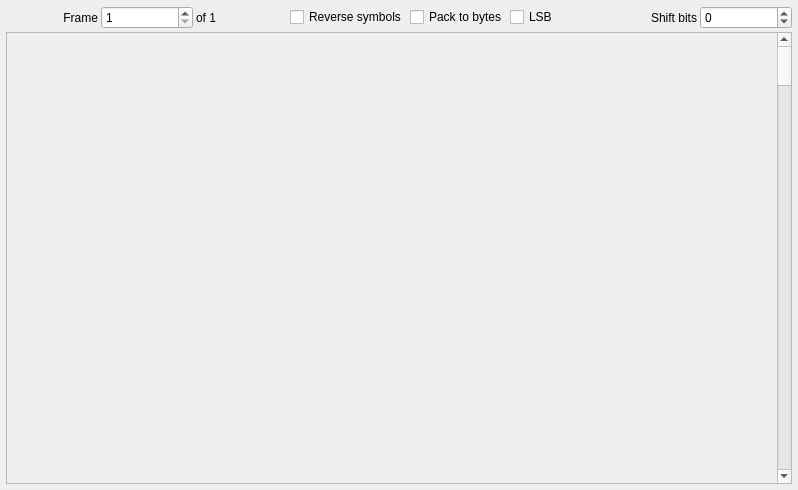
<?xml version="1.0" encoding="UTF-8"?>
<ui version="4.0">
 <class>HexTap</class>
 <widget class="QWidget" name="HexTap">
  <property name="geometry">
   <rect>
    <x>0</x>
    <y>0</y>
    <width>798</width>
    <height>490</height>
   </rect>
  </property>
  <property name="windowTitle">
   <string>Form</string>
  </property>
  <layout class="QGridLayout" name="gridLayout">
   <property name="leftMargin">
    <number>6</number>
   </property>
   <property name="topMargin">
    <number>6</number>
   </property>
   <property name="rightMargin">
    <number>6</number>
   </property>
   <property name="bottomMargin">
    <number>6</number>
   </property>
   <property name="spacing">
    <number>3</number>
   </property>
   <item row="0" column="7">
    <widget class="QSpinBox" name="spinBox_2">
     <property name="minimum">
      <number>-7</number>
     </property>
     <property name="maximum">
      <number>7</number>
     </property>
    </widget>
   </item>
   <item row="0" column="0">
    <widget class="QLabel" name="label">
     <property name="text">
      <string>Frame</string>
     </property>
     <property name="alignment">
      <set>Qt::AlignRight|Qt::AlignTrailing|Qt::AlignVCenter</set>
     </property>
    </widget>
   </item>
   <item row="0" column="1">
    <widget class="QSpinBox" name="spinBox">
     <property name="minimum">
      <number>1</number>
     </property>
    </widget>
   </item>
   <item row="0" column="6">
    <widget class="QLabel" name="label_2">
     <property name="text">
      <string>Shift bits</string>
     </property>
     <property name="alignment">
      <set>Qt::AlignRight|Qt::AlignTrailing|Qt::AlignVCenter</set>
     </property>
    </widget>
   </item>
   <item row="0" column="5">
    <widget class="QCheckBox" name="checkBox_3">
     <property name="text">
      <string>LSB</string>
     </property>
    </widget>
   </item>
   <item row="0" column="4">
    <widget class="QCheckBox" name="checkBox">
     <property name="text">
      <string>Pack to bytes</string>
     </property>
    </widget>
   </item>
   <item row="0" column="3">
    <widget class="QCheckBox" name="checkBox_2">
     <property name="text">
      <string>Reverse symbols</string>
     </property>
    </widget>
   </item>
   <item row="0" column="2">
    <widget class="QLabel" name="label_3">
     <property name="text">
      <string>of 1</string>
     </property>
    </widget>
   </item>
   <item row="1" column="0" colspan="8">
    <widget class="QFrame" name="frame">
     <property name="frameShape">
      <enum>QFrame::StyledPanel</enum>
     </property>
     <property name="frameShadow">
      <enum>QFrame::Raised</enum>
     </property>
     <layout class="QGridLayout" name="gridLayout_2">
      <property name="leftMargin">
       <number>0</number>
      </property>
      <property name="topMargin">
       <number>0</number>
      </property>
      <property name="rightMargin">
       <number>0</number>
      </property>
      <property name="bottomMargin">
       <number>0</number>
      </property>
      <property name="spacing">
       <number>0</number>
      </property>
      <item row="0" column="0">
       <widget class="EgaConsole" name="egaConsole"/>
      </item>
      <item row="0" column="1">
       <widget class="QScrollBar" name="verticalScrollBar">
        <property name="orientation">
         <enum>Qt::Vertical</enum>
        </property>
       </widget>
      </item>
     </layout>
    </widget>
   </item>
  </layout>
 </widget>
 <customwidgets>
  <customwidget>
   <class>EgaView</class>
   <extends>QFrame</extends>
   <header>EgaView.h</header>
  </customwidget>
  <customwidget>
   <class>EgaConsole</class>
   <extends>EgaView</extends>
   <header>EgaConsole.h</header>
  </customwidget>
 </customwidgets>
 <resources/>
 <connections/>
</ui>
